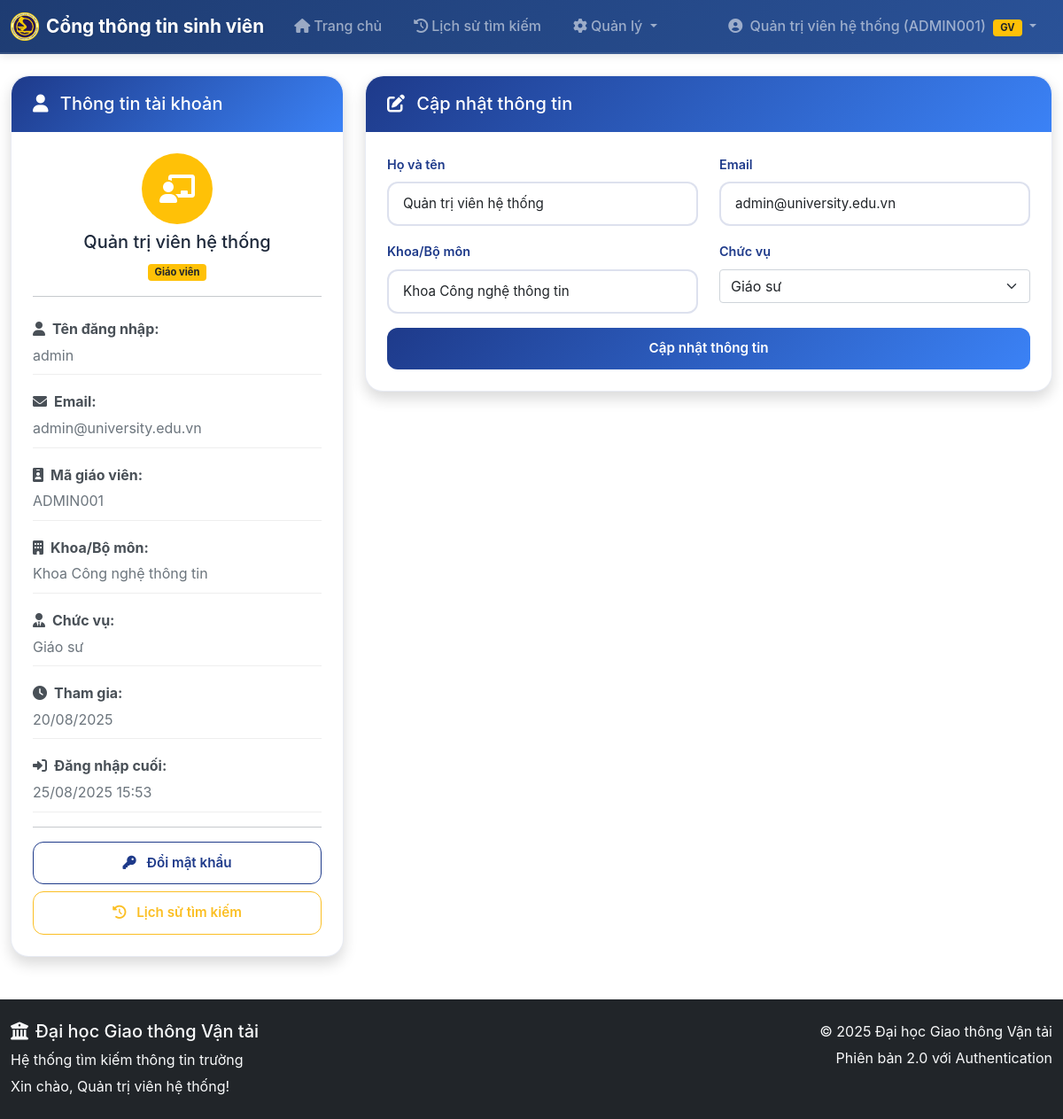
The app's page /profile (signed in) with its own data.
### models.py (models this page shows, shortened)
class User(UserMixin, db.Model):
    id = db.Column(db.Integer, primary_key=True)
    username = db.Column(db.String(80), unique=True, nullable=False)
    email = db.Column(db.String(120), unique=True, nullable=False)
    password_hash = db.Column(db.String(255), nullable=False)
    full_name = db.Column(db.String(100), nullable=False)
    role = db.Column(db.String(20), nullable=False, default='teacher')
    teacher_id = db.Column(db.String(20), unique=True, nullable=True)  # Mã giáo viên
    department = db.Column(db.String(100), nullable=True)  # Khoa/Bộ môn
    position = db.Column(db.String(50), nullable=True)  # Chức vụ
    is_active = db.Column(db.Boolean, default=True, nullable=False)
    approval_status = db.Column(db.String(20), default='approved', nullable=False)  # 'pending', 'approved', 'rejected'
    created_at = db.Column(db.DateTime, default=datetime.utcnow)
    last_login = db.Column(db.DateTime, nullable=True)
    def is_teacher(self):
        return self.role == 'teacher'
    def is_admin(self):
        return self.username == 'admin' or self.role == 'admin'
    def get_display_name(self):
        if self.role == 'teacher' and self.teacher_id:
            return f"{self.full_name} ({self.teacher_id})"
        return self.full_name

### app.py (the view, shortened to what this page needs)
@app.route('/profile', methods=['GET', 'POST'])
@login_required
def profile():
    form = ProfileForm()
    if request.method == 'GET':
        form.full_name.data = current_user.full_name
        form.email.data = current_user.email
        form.department.data = current_user.department
        form.position.data = current_user.position
    return render_template('auth/profile.html', form=form)

### forms.py
class ProfileForm(FlaskForm):
    full_name = StringField('Họ và tên', validators=[
        DataRequired(message='Vui lòng nhập họ và tên'),
        Length(min=2, max=100, message='Họ tên phải từ 2-100 ký tự')
    ])
    email = StringField('Email', validators=[
        DataRequired(message='Vui lòng nhập email'),
        Email(message='Email không hợp lệ')
    ])
    major = StringField('Ngành học', validators=[Optional(), Length(max=100)])
    year = IntegerField('Năm học', validators=[Optional()])
    department = StringField('Khoa/Bộ môn', validators=[Optional(), Length(max=100)])
    position = SelectField('Chức vụ', choices=[
        ('', '-- Chọn chức vụ --'),
        ('giang_vien', 'Giảng viên'),
        ('pho_giao_su', 'Phó Giáo sư'),
        ('giao_su', 'Giáo sư'),
        ('truong_khoa', 'Trưởng khoa'),
        ('pho_truong_khoa', 'Phó Trưởng khoa'),
        ('truong_bo_mon', 'Trưởng bộ môn'),
        ('khac', 'Khác')
    ], validators=[Optional()])
    submit = SubmitField('Cập nhật thông tin')

### app.py (called while the page is built)
@login_manager.user_loader
def load_user(user_id):
    return db.session.get(User, int(user_id))

### templates/auth/profile.html (shortened to what this page needs)
{% extends "base.html" %}
{% block content %}
<div class="row">
    <div class="col-md-4">
        <div class="card shadow">
            <div class="card-header bg-info text-white">
                <h5 class="mb-0">
                    <i class="fas fa-user me-2"></i>
                    Thông tin tài khoản
                </h5>
            </div>
            <div class="card-body">
                <div class="text-center mb-3">
                    <div class="avatar-circle bg-warning text-white">
                        <i class="fas fa-chalkboard-teacher fa-2x"></i>
                    </div>
                    <h5 class="mt-2">{{ current_user.full_name }}</h5>
                    <span class="badge bg-warning text-dark">Giáo viên</span>
                </div>
                <hr>
                <div class="info-item">
                    <strong><i class="fas fa-user me-2"></i>Tên đăng nhập:</strong>
                    <span>{{ current_user.username }}</span>
                </div>
                <div class="info-item">
                    <strong><i class="fas fa-envelope me-2"></i>Email:</strong>
                    <span>{{ current_user.email }}</span>
                </div>
                <div class="info-item">
                    <strong><i class="fas fa-id-badge me-2"></i>Mã giáo viên:</strong>
                    <span>{{ current_user.teacher_id or 'Chưa cập nhật' }}</span>
                </div>
                <div class="info-item">
                    <strong><i class="fas fa-building me-2"></i>Khoa/Bộ môn:</strong>
                    <span>{{ current_user.department or 'Chưa cập nhật' }}</span>
                </div>
                <div class="info-item">
                    <strong><i class="fas fa-user-tie me-2"></i>Chức vụ:</strong>
                    <span>
                        {% if current_user.position == 'giang_vien' %}Giảng viên
                        {% elif current_user.position == 'pho_giao_su' %}Phó Giáo sư
                        {% elif current_user.position == 'giao_su' %}Giáo sư
                        {% elif current_user.position == 'truong_khoa' %}Trưởng khoa
                        {% elif current_user.position == 'pho_truong_khoa' %}Phó Trưởng khoa
                        {% elif current_user.position == 'truong_bo_mon' %}Trưởng bộ môn
                        {% else %}{{ current_user.position or 'Chưa cập nhật' }}{% endif %}
                    </span>
                </div>
                <div class="info-item">
                    <strong><i class="fas fa-clock me-2"></i>Tham gia:</strong>
                    <span>{{ current_user.created_at.strftime('%d/%m/%Y') if current_user.created_at else 'N/A' }}</span>
                </div>
                <div class="info-item">
                    <strong><i class="fas fa-sign-in-alt me-2"></i>Đăng nhập cuối:</strong>
                    <span>{{ current_user.last_login.strftime('%d/%m/%Y %H:%M') if current_user.last_login else 'Chưa có' }}</span>
                </div>
                <hr>
                <div class="d-grid gap-2">
                    <a href="{{ url_for('change_password') }}" class="btn btn-outline-primary">
                        <i class="fas fa-key me-2"></i>
                        Đổi mật khẩu
                    </a>
                    <a href="{{ url_for('search_history') }}" class="btn btn-outline-info">
                        <i class="fas fa-history me-2"></i>
                        Lịch sử tìm kiếm
                    </a>
                </div>
            </div>
        </div>
    </div>
    <div class="col-md-8">
        <div class="card shadow">
            <div class="card-header bg-primary text-white">
                <h5 class="mb-0">
                    <i class="fas fa-edit me-2"></i>
                    Cập nhật thông tin
                </h5>
            </div>
            <div class="card-body">
                <form method="POST">
                    <div class="row">
                        <div class="col-md-6 mb-3">
                            {{ form.full_name.label(class="form-label") }}
                            {{ form.full_name(class="form-control" + (" is-invalid" if form.full_name.errors else "")) }}
                        </div>
                        <div class="col-md-6 mb-3">
                            {{ form.email.label(class="form-label") }}
                            {{ form.email(class="form-control" + (" is-invalid" if form.email.errors else "")) }}
                        </div>
                    </div>
                    <div class="row">
                        <div class="col-md-6 mb-3">
                            {{ form.department.label(class="form-label") }}
                            {{ form.department(class="form-control" + (" is-invalid" if form.department.errors else "")) }}
                        </div>
                        <div class="col-md-6 mb-3">
                            {{ form.position.label(class="form-label") }}
                            {{ form.position(class="form-select" + (" is-invalid" if form.position.errors else "")) }}
                        </div>
                    </div>
                    <div class="d-grid">
                        {{ form.submit(class="btn btn-primary") }}
                    </div>
                </form>
            </div>
        </div>
    </div>
</div>
{% endblock %}

### templates/base.html (shortened to what this page needs)
<!DOCTYPE html>
<html lang="vi">
<head>
    <link href="https://cdn.jsdelivr.net/npm/bootstrap@5.1.3/dist/css/bootstrap.min.css" rel="stylesheet">
    <link rel="stylesheet" href="https://cdnjs.cloudflare.com/ajax/libs/font-awesome/6.0.0/css/all.min.css">
    <link rel="stylesheet" href="{{ url_for('static', filename='css/style.css') }}">
</head>
<body>
    <nav class="navbar navbar-expand-lg navbar-dark" style="background: linear-gradient(135deg, #1e3c72 0%, #2a5298 100%);">
        <div class="container">
            <a class="navbar-brand fw-bold d-flex align-items-center" href="{{ url_for('index') }}">
                <img src="{{ url_for('static', filename='img/logo.png') }}" alt="Logo" width="32" height="32" class="me-2">
                Cổng thông tin sinh viên
            </a>
            <div class="collapse navbar-collapse" id="navbarNav">
                <ul class="navbar-nav me-auto">
                    <li class="nav-item">
                        <a class="nav-link px-3" href="{{ url_for('index') }}">
                            <i class="fas fa-home me-1"></i>Trang chủ
                        </a>
                    </li>
                    {% if current_user.is_authenticated %}
                        <li class="nav-item">
                            <a class="nav-link px-3" href="{{ url_for('search_history') }}">
                                <i class="fas fa-history me-1"></i>Lịch sử tìm kiếm
                            </a>
                        </li>
                        {% if current_user.is_admin() %}
                        <li class="nav-item dropdown">
                            <a class="nav-link dropdown-toggle px-3" href="#" id="adminDropdown" role="button" data-bs-toggle="dropdown">
                                <i class="fas fa-cog me-1"></i>Quản lý
                            </a>
                        </li>
                        {% elif current_user.is_authenticated and current_user.is_teacher() %}
                        <li class="nav-item">
                            <a class="nav-link px-3" href="{{ url_for('admin_documents') }}">
                                <i class="fas fa-database me-1"></i>Quản lý dữ liệu
                            </a>
                        </li>
                        {% endif %}
                    {% endif %}
                </ul>
                <ul class="navbar-nav">
                    {% if current_user.is_authenticated %}
                        <li class="nav-item dropdown">
                            <a class="nav-link dropdown-toggle px-3" href="#" id="navbarDropdown" role="button" data-bs-toggle="dropdown">
                                <i class="fas fa-user-circle me-1"></i>
                                {{ current_user.get_display_name() }}
                                {% if current_user.is_authenticated and current_user.is_teacher() %}
                                    <span class="badge bg-warning text-dark ms-1">GV</span>
                                {% endif %}
                            </a>
                        </li>
                    {% endif %}
                </ul>
            </div>
        </div>
    </nav>
    <main class="container mt-4">
        {% block content %}{% endblock %}
    </main>
    <footer class="bg-dark text-light py-4 mt-5">
        <div class="container">
            <div class="row">
                <div class="col-md-6">
                    <h5><i class="fas fa-university me-2"></i>Đại học Giao thông Vận tải</h5>
                    <p class="mb-1">Hệ thống tìm kiếm thông tin trường</p>
                    <p class="mb-0">
                        {% if current_user.is_authenticated %}
                            Xin chào, {{ current_user.full_name }}!
                        {% else %}
                            Tìm kiếm mở cho tất cả mọi người - Không cần đăng nhập
                        {% endif %}
                    </p>
                </div>
                <div class="col-md-6 text-md-end">
                    <p class="mb-1">© 2025 Đại học Giao thông Vận tải</p>
                    <p class="mb-0">Phiên bản 2.0 với Authentication</p>
                </div>
            </div>
        </div>
    </footer>
</body>
</html>

### static/css/style.css (style rules this page uses)
:root { --utc-primary: #1e3a8a; --utc-secondary: #3b82f6; --utc-accent: #fbbf24; --utc-white: #ffffff; --utc-light-gray: #f8fafc; --utc-dark-gray: #334155; --utc-text: #1e293b; }
body { background-color: var(--utc-white); font-family: 'Inter', 'Segoe UI', Tahoma, Geneva, Verdana, sans-serif; color: var(--utc-text); line-height: 1.6; }
.card { border: 1px solid rgba(30, 58, 138, 0.1); border-radius: 20px; background: var(--utc-white); transition: all 0.3s ease; box-shadow: 0 4px 20px rgba(30, 58, 138, 0.08); }
.card-header { border-radius: 20px 20px 0 0 !important; font-weight: 600; background: linear-gradient(135deg, var(--utc-primary), var(--utc-secondary)) !important; color: white !important; border: none !important; padding: 1.2rem 1.5rem; }
.card-body { padding: 1.5rem; }
.form-control { border-radius: 12px; border: 2px solid rgba(30, 58, 138, 0.15); background: var(--utc-white); transition: all 0.3s ease; padding: 0.75rem 1rem; font-size: 0.95rem; }
.form-label { color: var(--utc-primary); font-weight: 600; font-size: 0.9rem; margin-bottom: 0.5rem; }
.btn { border-radius: 12px; font-weight: 600; transition: all 0.3s ease; padding: 0.75rem 1.5rem; font-size: 0.95rem; }
.btn-primary { background: linear-gradient(135deg, var(--utc-primary), var(--utc-secondary)); border: none; color: white; }
.btn-outline-primary { border-color: var(--utc-primary); color: var(--utc-primary); }
.btn-outline-info { border-color: var(--utc-accent); color: var(--utc-accent); }
.container { max-width: 1200px; }

### templates/auth/profile.html (style rules this page uses)
.avatar-circle { width: 80px; height: 80px; border-radius: 50%; display: flex; align-items: center; justify-content: center; margin: 0 auto; }
.info-item { margin-bottom: 10px; padding: 8px 0; border-bottom: 1px solid #eee; }
.info-item strong { display: block; margin-bottom: 4px; color: #495057; }
.info-item span { color: #6c757d; }

### templates/base.html (style rules this page uses)
.navbar { box-shadow: 0 2px 10px rgba(0,0,0,0.1); border-bottom: 2px solid rgba(255,255,255,0.1); }
.navbar-nav .nav-link { font-weight: 500; transition: all 0.3s ease; border-radius: 6px; margin: 0 2px; }
.navbar-brand { font-size: 1.3rem; text-shadow: 1px 1px 2px rgba(0,0,0,0.1); }
.badge { font-size: 0.7rem; padding: 4px 8px; }

### records on screen
User: get_display_name "Quản trị viên hệ thống (ADMIN001)", full_name "Quản trị viên hệ thống", username "admin", email "admin@university.edu.vn", teacher "ADMIN001", department "Khoa Công nghệ thông tin", created_at "20/08/2025", last_login "25/08/2025 15:53", position "Giáo sư"
